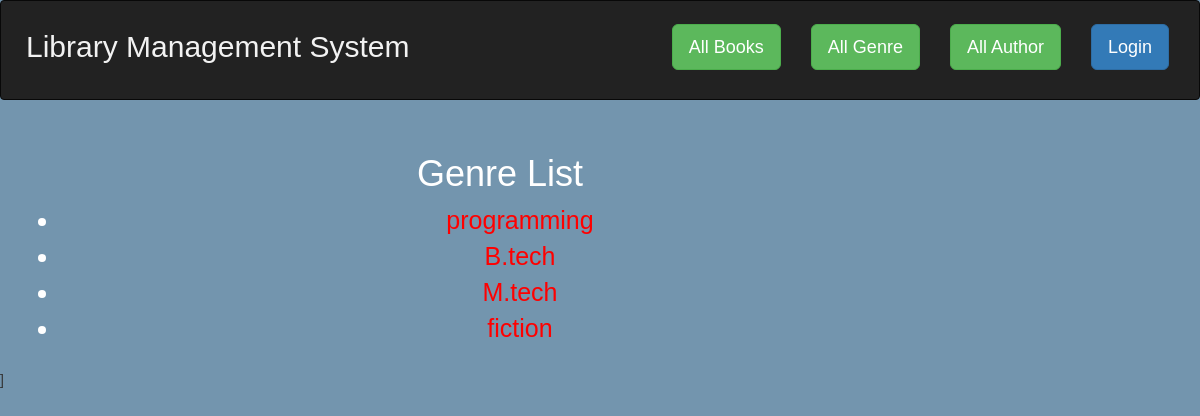
/catalog/genre/, run on the app's committed database.
### catalog/models.py (models this page shows, shortened)
class Genre(models.Model):
    name = models.CharField(max_length=200, help_text='Enter a book genre (e.g. Science Fiction)')
    master=models.ForeignKey('self', null=True, blank=True, related_name='genre',on_delete=models.SET_NULL)
    def get_absolute_url(self):
        return reverse('genre-extend', args=[str(self.name)])

### catalog/views.py (the view)
# urls.py: path('genre/',views.GenreListView.as_view(),name='genre'),
class GenreListView(generic.ListView):
    model=Genre
    paginate_by=10
    def get_context_data(self, **kwargs):
        context = super(GenreListView, self).get_context_data(**kwargs)
        context['genre_list'] = Genre.objects.filter(master__isnull=True)
        return context

### catalog/templates/catalog/genre_list.html
{% extends "base_generic.html" %}
{% block content %}
  <h1>Genre List</h1>
  {% if genre_list %}
  <ul>
    {% for genre in genre_list %}
      <li>
        <a href="{{ genre.get_absolute_url }}">{{genre.name}}</a>
      </li>
    {% endfor %}
  </ul>
  {% else %}
    <p>There are no genre in the library.</p>
  {% endif %}
{% endblock %}

### catalog/templates/base_generic.html (style rules this page uses)
body { margin: 0; font-family: Arial, Helvetica, sans-serif; background-color: #7395AE; }
a { color: red; }

### data on the page
Genre: name "programming"
Genre: name "B.tech"
Genre: name "M.tech"
Genre: name "fiction"
